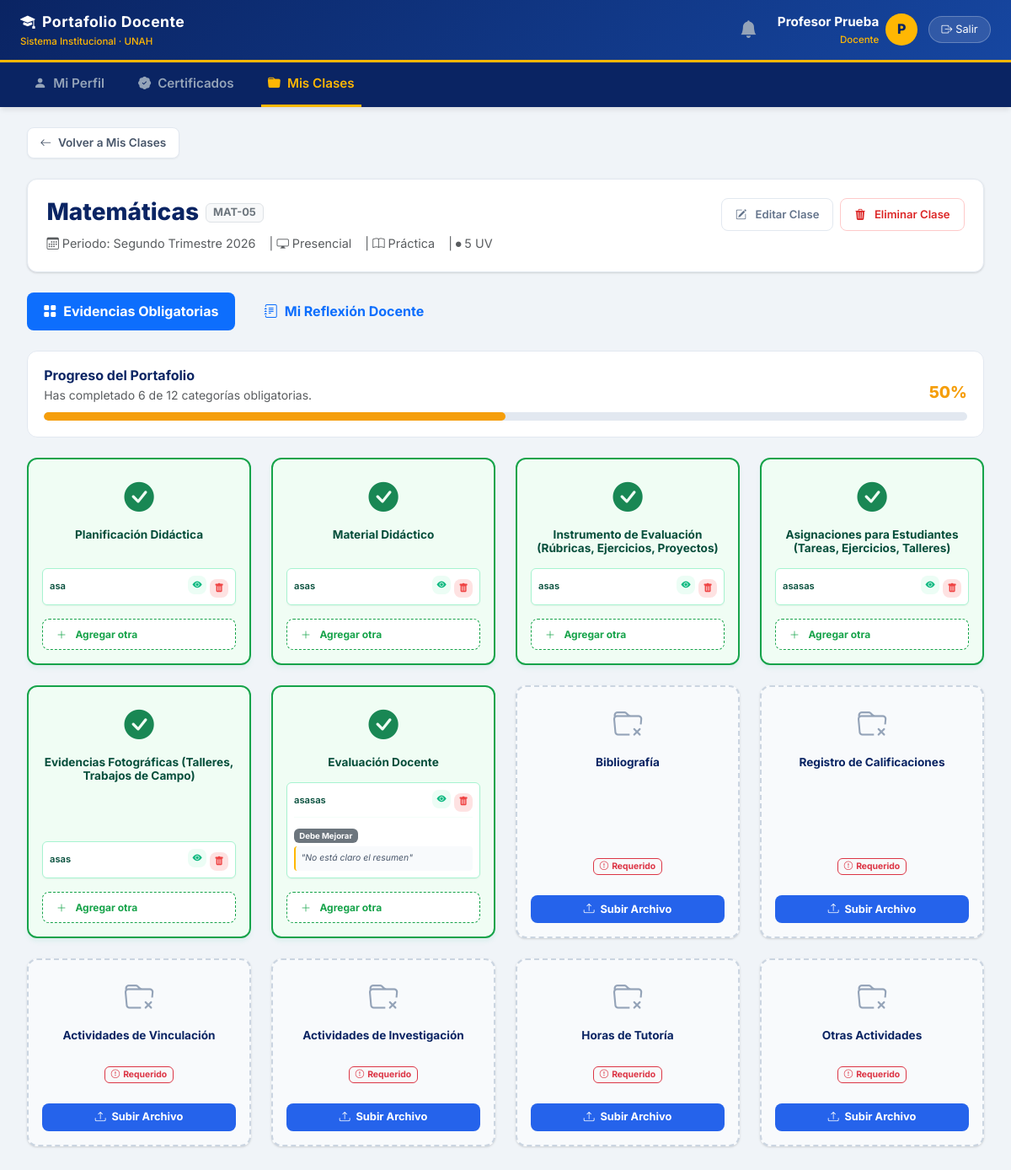
/docente/clases/6 (signed in), run on the app's committed database.
### tables this page shows
CREATE TABLE MisClases (
    id                   INTEGER PRIMARY KEY AUTOINCREMENT,
    usuario_id           INTEGER NOT NULL,
    periodo              TEXT NOT NULL,
    nombre_espacio       TEXT NOT NULL,
    disenio_curricular   TEXT,
    codigo               TEXT,
    naturaleza           TEXT,
    modalidad            TEXT,
    uv_ca                TEXT,
    descripcion_minima   TEXT,
    fecha_creacion       DATETIME DEFAULT CURRENT_TIMESTAMP,
    FOREIGN KEY(usuario_id) REFERENCES Usuarios(id)
);

CREATE TABLE EvidenciasClase (
    id              INTEGER PRIMARY KEY AUTOINCREMENT,
    clase_id        INTEGER NOT NULL,
    tipo_evidencia  TEXT NOT NULL,
    nombre          TEXT NOT NULL,
    url_archivo     TEXT NOT NULL,
    fecha_registro  DATETIME DEFAULT CURRENT_TIMESTAMP, estado_evaluacion TEXT DEFAULT 'Sin Revisar', comentario_admin TEXT, feedback_leido INTEGER DEFAULT 0,
    FOREIGN KEY(clase_id) REFERENCES MisClases(id)
);

### flask_app.py (the view)
@app.route('/docente/clases/<int:clase_id>')
def detalle_clase(clase_id):
    if not requiere_login(rol='Docente'): return redirect(url_for('login'))
    uid = session['usuario_id']
    try:
        con = obtener_conexion()
        clase = con.execute("SELECT * FROM MisClases WHERE id=? AND usuario_id=?", (clase_id, uid)).fetchone()
        if not clase: return redirect(url_for('mis_clases'))
        evidencias = con.execute("SELECT * FROM EvidenciasClase WHERE clase_id=? ORDER BY tipo_evidencia, fecha_registro DESC", (clase_id,)).fetchall()
        reflexiones = con.execute("SELECT * FROM ReflexionesClase WHERE clase_id=? ORDER BY fecha_registro DESC", (clase_id,)).fetchall()
        con.execute("UPDATE EvidenciasClase SET feedback_leido = 1 WHERE clase_id = ? AND comentario_admin IS NOT NULL AND comentario_admin != ''", (clase_id,))
        con.commit()
        con.close()
    except: return redirect(url_for('mis_clases'))
    evidencias_por_tipo = {}
    for ev in evidencias:
        t = ev['tipo_evidencia']
        if t not in evidencias_por_tipo: evidencias_por_tipo[t] = []
        evidencias_por_tipo[t].append(ev)
    return render_template('detalle_clase.html', nombre=session['nombre'], clase=clase, evidencias_por_tipo=evidencias_por_tipo, tipos_evidencia=TIPOS_EVIDENCIA, naturaleza_opts=NATURALEZA_OPTS, modalidad_opts=MODALIDAD_OPTS, reflexiones=reflexiones)

### templates/detalle_clase.html (shortened to what this page needs)
{% extends "base.html" %}
{% block body %}
<nav class="navbar-institucional d-flex align-items-center justify-content-between">
  <div>
    <div class="brand-text"><i class="bi bi-mortarboard-fill me-2"></i>Portafolio Docente</div>
    <div class="brand-sub">Sistema Institucional · UNAH</div>
  </div>
  <div class="d-flex align-items-center">
    <div class="dropdown me-4">
      <div class="position-relative d-flex align-items-center" style="cursor: pointer;" data-bs-toggle="dropdown" aria-expanded="false" title="Notificaciones">
        <i class="bi bi-bell-fill" style="font-size: 1.3rem; color: #94A3B8; transition: color 0.2s;" onmouseover="this.style.color='white'" onmouseout="this.style.color='#94A3B8'"></i>
      </div>
    </div>
    <div style="text-align:right;">
      <div class="nav-user fw-bold" style="color: white; font-size: 0.95rem;">{{ nombre }}</div>
      <div class="brand-sub">Docente</div>
    </div>
    <div style="width:38px;height:38px;border-radius:50%;background:var(--dorado);display:flex;align-items:center;justify-content:center;font-weight:800;color:var(--azul-oscuro);font-size:1rem; margin-left: 0.5rem;">
      {{ nombre[0]|upper }}
    </div>
    <a href="{{ url_for('logout') }}" class="btn-logout" style="margin-left: 0.8rem;"><i class="bi bi-box-arrow-right me-1"></i>Salir</a>
  </div>
</nav>
<div style="background-color: var(--azul-oscuro); padding: 0 2rem; border-top: 1px solid rgba(255,255,255,0.05); box-shadow: 0 4px 6px -1px rgba(0,0,0,0.1); margin-bottom: 1.5rem;">
  <div class="d-flex gap-4">
    <a href="{{ url_for('ver_perfil') }}" style="text-decoration: none; padding: 0.8rem 0.5rem; font-weight: 600; font-size: 0.95rem; transition: 0.2s; color: #94A3B8; border-bottom: 3px solid transparent;" onmouseover="this.style.color='white'" onmouseout="this.style.color='#94A3B8'">
      <i class="bi bi-person-fill me-2"></i>Mi Perfil
    </a>
    <a href="{{ url_for('inicio_docente') }}" style="text-decoration: none; padding: 0.8rem 0.5rem; font-weight: 600; font-size: 0.95rem; transition: 0.2s; color: #94A3B8; border-bottom: 3px solid transparent;" onmouseover="this.style.color='white'" onmouseout="this.style.color='#94A3B8'">
      <i class="bi bi-patch-check-fill me-2"></i>Certificados
    </a>
    <a href="{{ url_for('mis_clases') }}" style="text-decoration: none; padding: 0.8rem 0.5rem; font-weight: 600; font-size: 0.95rem; transition: 0.2s; color: var(--dorado); border-bottom: 3px solid var(--dorado);">
      <i class="bi bi-folder-fill me-2"></i>Mis Clases
    </a>
  </div>
</div>
<div class="main-content pt-0">
  <div class="mb-4 fade-in-up">
    <a href="{{ url_for('mis_clases') }}" style="display: inline-flex; align-items: center; padding: 0.4rem 0.9rem; background-color: white; border: 1px solid var(--borde); border-radius: 8px; color: #475569; text-decoration: none; font-size: 0.85rem; font-weight: 600; transition: all 0.2s ease; box-shadow: 0 1px 2px rgba(0,0,0,0.05);" onmouseover="this.style.backgroundColor='#F8FAFC'; this.style.color='var(--azul-oscuro)'; this.style.transform='translateX(-4px)';" onmouseout="this.style.backgroundColor='white'; this.style.color='#475569'; this.style.transform='none';">
      <i class="bi bi-arrow-left me-2"></i>Volver a Mis Clases
    </a>
  </div>
  <div class="card-pro mb-4 fade-in-up delay-1">
    <div class="card-pro-body d-flex flex-wrap justify-content-between align-items-start gap-3">
      <div>
        <div class="d-flex align-items-center gap-2 mb-2">
          <h3 style="color: var(--azul-oscuro); font-weight: 800; margin: 0;">{{ clase.nombre_espacio }}</h3>
          <span class="badge bg-light text-secondary border px-2 py-1" style="font-size: 0.8rem;">{{ clase.codigo or 'S/C' }}</span>
        </div>
        <div class="text-muted d-flex flex-wrap gap-3" style="font-size: 0.9rem;">
          <span><i class="bi bi-calendar3 me-1"></i>Periodo: {{ clase.periodo }}</span>
          {% if clase.modalidad %}<span>| <i class="bi bi-display me-1"></i>{{ clase.modalidad }}</span>{% endif %}
          {% if clase.naturaleza %}<span>| <i class="bi bi-book me-1"></i>{{ clase.naturaleza }}</span>{% endif %}
          {% if clase.uv_ca %}<span>| <i class="bi bi-circle-fill me-1" style="font-size: 0.4rem; vertical-align: middle;"></i>{{ clase.uv_ca }} UV</span>{% endif %}
        </div>
      </div>
      <div class="d-flex gap-2 flex-wrap">
        <button class="btn-export" style="background: white; border: 1px solid var(--borde); color: var(--texto-suave); font-weight: 600;" data-bs-toggle="modal" data-bs-target="#modalEditarClase">
          <i class="bi bi-pencil-square me-1"></i> Editar Clase
        </button>
        <button type="button" class="btn-export" style="background: white; border: 1px solid #FECACA; color: #DC2626; font-weight: 600;" onclick="if(confirm('Eliminar esta clase y TODAS sus evidencias?')) { document.getElementById('form-del-clase').submit(); }">
          <i class="bi bi-trash3-fill me-1"></i> Eliminar Clase
        </button>
      </div>
    </div>
  </div>
  <ul class="nav nav-pills mb-4 gap-3 fade-in-up delay-1" id="pills-tab" role="tablist">
    <li class="nav-item" role="presentation">
      <button class="nav-link active fw-bold" id="pills-evidencias-tab" data-bs-toggle="pill" data-bs-target="#pills-evidencias" type="button" role="tab" style="border-radius: 8px; padding: 0.6rem 1.2rem;">
        <i class="bi bi-grid-fill me-2"></i>Evidencias Obligatorias
      </button>
    </li>
    <li class="nav-item" role="presentation">
      <button class="nav-link fw-bold" id="pills-reflexion-tab" data-bs-toggle="pill" data-bs-target="#pills-reflexion" type="button" role="tab" style="border-radius: 8px; padding: 0.6rem 1.2rem;">
        <i class="bi bi-journal-text me-2"></i>Mi Reflexión Docente
      </button>
    </li>
  </ul>
  <div class="tab-content" id="pills-tabContent">
    <div class="tab-pane fade show active" id="pills-evidencias" role="tabpanel">
      {% set total_tipos = tipos_evidencia | length %}
      {% set tipos_completados = evidencias_por_tipo | length if evidencias_por_tipo else 0 %}
      {% set porcentaje = (tipos_completados / total_tipos * 100) | round if total_tipos > 0 else 0 %}
      {% if porcentaje == 100 %}
        {% set color_progreso = 'var(--exito)' %}
      {% elif porcentaje >= 50 %}
        {% set color_progreso = '#F59E0B' %}
      {% else %}
        {% set color_progreso = '#EF4444' %}
      {% endif %}
      <div class="fade-in-up delay-1 mb-4" style="background: white; padding: 1.2rem; border-radius: 12px; border: 1px solid var(--borde);">
        <div class="d-flex justify-content-between align-items-end mb-2">
          <div>
            <h6 style="margin: 0; color: var(--azul-oscuro); font-weight: 700;">Progreso del Portafolio</h6>
            <small class="text-muted">Has completado {{ tipos_completados }} de {{ total_tipos }} categorías obligatorias.</small>
          </div>
          <div style="font-weight: 800; color: {{ color_progreso }}; font-size: 1.2rem;">{{ porcentaje | int }}%</div>
        </div>
        <div class="progress" style="height: 10px; border-radius: 10px; background-color: #E2E8F0;">
          <div class="progress-bar" role="progressbar" style="width: {{ porcentaje }}%; background-color: {{ color_progreso }}; border-radius: 10px;"></div>
        </div>
      </div>
      <div class="row g-4 fade-in-up delay-2">
        {% for tipo in tipos_evidencia %}
        <div class="col-sm-6 col-md-4 col-xl-3">
          {% if evidencias_por_tipo and tipo in evidencias_por_tipo %}
          <div class="card-pro h-100 d-flex flex-column" style="border: 2px solid var(--exito); background: #F0FDF4; box-shadow: 0 4px 6px -1px rgba(16, 185, 129, 0.1); transition: transform 0.2s;" onmouseover="this.style.transform='translateY(-3px)';" onmouseout="this.style.transform='none';">
            <div class="card-pro-body d-flex flex-column flex-grow-1 p-3">
              <div class="text-center mb-3">
                <i class="bi bi-check-circle-fill text-success" style="font-size: 2.2rem;"></i>
                <h6 style="font-size: 0.85rem; color: #064E3B; font-weight: 700; margin-top: 0.5rem; margin-bottom: 0;">{{ tipo }}</h6>
              </div>
              <div class="d-flex flex-column gap-2 mt-auto">
                {% for ev in evidencias_por_tipo[tipo] %}
                  <div id="evidencia-{{ ev.id }}" class="d-flex flex-column p-2 rounded" style="background: white; border: 1px solid #A7F3D0; box-shadow: 0 1px 2px rgba(0,0,0,0.05); scroll-margin-top: 100px;">
                    <div class="d-flex justify-content-between align-items-center">
                      <div style="font-size: 0.7rem; color: #064E3B; font-weight: 600; white-space: nowrap; overflow: hidden; text-overflow: ellipsis; max-width: 120px;" title="{{ ev.nombre }}">{{ ev.nombre }}</div>
                      <div class="d-flex gap-1">
                        <a href="{{ ev.url_archivo }}" target="_blank" class="btn-icon" style="background: #ECFDF5; color: #10B981; width: 22px; height: 22px; font-size: 0.7rem;" title="Ver documento"><i class="bi bi-eye-fill"></i></a>
                        <form action="{{ url_for('eliminar_evidencia', clase_id=clase.id, ev_id=ev.id) }}" method="POST" style="display:inline;" onsubmit="return confirm('¿Seguro que deseas eliminar esta evidencia?');">
                          <button type="submit" class="btn-icon" style="background: #FEE2E2; color: #EF4444; width: 22px; height: 22px; font-size: 0.7rem;" title="Eliminar"><i class="bi bi-trash-fill"></i></button>
                        </form>
                      </div>
                    </div>
                    {% if ev.estado_evaluacion and ev.estado_evaluacion != 'Sin Revisar' %}
                    <hr style="margin: 0.4rem 0; border-color: #D1FAE5;">
                    <div>
                      <span class="badge {% if ev.estado_evaluacion == 'Excelente' %}bg-success{% elif ev.estado_evaluacion == 'Con Observaciones' %}bg-warning text-dark{% else %}bg-secondary{% endif %} mb-1" style="font-size: 0.6rem;">{{ ev.estado_evaluacion }}</span>
                      {% if ev.comentario_admin %}
                      <div class="fst-italic" style="font-size: 0.65rem; color: #475569; background: #F8FAFC; padding: 0.4rem; border-radius: 4px; border-left: 2px solid var(--dorado);">
                        "{{ ev.comentario_admin }}"
                      </div>
                      {% endif %}
                    </div>
                    {% endif %}
                  </div>
                {% endfor %}
                <button class="btn-export w-100 mt-2" style="background: white; border: 1px dashed var(--exito); color: var(--exito); font-size: 0.75rem;" onclick="abrirModalSubir('{{ tipo }}')">
                  <i class="bi bi-plus-lg me-1"></i> Agregar otra
                </button>
              </div>
            </div>
          </div>
          {% else %}
          <div class="card-pro h-100 d-flex flex-column" style="border: 2px dashed #CBD5E1; background: #F8FAFC; transition: background 0.2s;" onmouseover="this.style.background='white';" onmouseout="this.style.background='#F8FAFC';">
            <div class="card-pro-body text-center d-flex flex-column justify-content-center flex-grow-1 p-3">
              <i class="bi bi-folder-x" style="font-size: 2.2rem; color: #94A3B8;"></i>
              <h6 style="font-size: 0.85rem; color: var(--azul-oscuro); font-weight: 700; margin-top: 0.5rem; margin-bottom: 0.5rem;">{{ tipo }}</h6>
              <div class="mt-auto pt-3">
                <span class="badge bg-light text-danger border border-danger mb-3" style="font-size: 0.65rem;"><i class="bi bi-exclamation-circle me-1"></i>Requerido</span>
                <button class="btn-primary-pro w-100" style="padding: 0.4rem; font-size: 0.8rem; background: var(--azul-claro);" onclick="abrirModalSubir('{{ tipo }}')">
                  <i class="bi bi-upload me-1"></i> Subir Archivo
                </button>
              </div>
            </div>
          </div>
          {% endif %}
        </div>
        {% endfor %}
      </div>
    </div>
  </div> </div>
{% endblock %}

### data on the page
MisClases: nombre_espacio "Matemáticas", codigo "MAT-05", periodo "Segundo Trimestre 2026", modalidad "Presencial", naturaleza "Práctica", uv_ca "5"
EvidenciasClase: nombre "asa"
EvidenciasClase: nombre "asas"
EvidenciasClase: nombre "asas"
EvidenciasClase: nombre "asasas"
EvidenciasClase: nombre "asas"
EvidenciasClase: nombre "asasas", estado_evaluacion "Debe Mejorar", comentario_admin "No está claro el resumen"

### other printed values
{{ nombre }} "Profesor Prueba"
{{ nombre[0]|upper }} "P"
{{ tipos_completados }} "6"
{{ total_tipos }} "12"
{{ porcentaje | int }} "50"
{{ tipo }} "Planificación Didáctica" "Material Didáctico" "Instrumento de Evaluación (Rúbricas, Ejercicios, Proyectos)" "Asignaciones para Estudiantes (Tareas, Ejercicios, Talleres)" "Evidencias Fotográficas (Talleres, Trabajos de Campo)" "Evaluación Docente"
{{ tipo }} "Bibliografía" "Registro de Calificaciones" "Actividades de Vinculación" "Actividades de Investigación" "Horas de Tutoría" "Otras Actividades"
